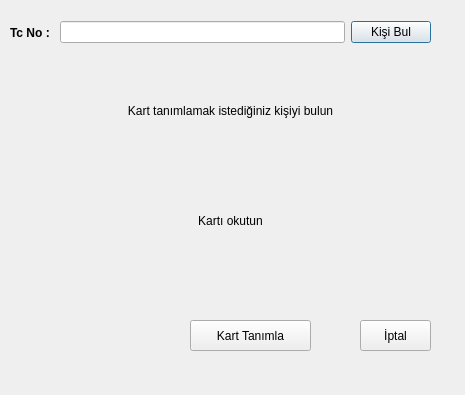
<?xml version="1.0" encoding="UTF-8"?>
<ui version="4.0">
 <class>Dialog</class>
 <widget class="QDialog" name="Dialog">
  <property name="geometry">
   <rect>
    <x>0</x>
    <y>0</y>
    <width>465</width>
    <height>395</height>
   </rect>
  </property>
  <property name="windowTitle">
   <string>Kart Tanımlama Ekranı</string>
  </property>
  <property name="windowIcon">
   <iconset>
    <normaloff>../simgeler/kart_tanimla.png</normaloff>../simgeler/kart_tanimla.png</iconset>
  </property>
  <property name="windowOpacity">
   <double>1.000000000000000</double>
  </property>
  <widget class="QLabel" name="label_uyari">
   <property name="geometry">
    <rect>
     <x>10</x>
     <y>70</y>
     <width>441</width>
     <height>81</height>
    </rect>
   </property>
   <property name="font">
    <font>
     <pointsize>9</pointsize>
    </font>
   </property>
   <property name="text">
    <string>Kart tanımlamak istediğiniz kişiyi bulun</string>
   </property>
   <property name="alignment">
    <set>Qt::AlignCenter</set>
   </property>
  </widget>
  <widget class="QLabel" name="label_kisi">
   <property name="geometry">
    <rect>
     <x>10</x>
     <y>160</y>
     <width>441</width>
     <height>121</height>
    </rect>
   </property>
   <property name="font">
    <font>
     <pointsize>9</pointsize>
    </font>
   </property>
   <property name="text">
    <string>Kartı okutun</string>
   </property>
   <property name="alignment">
    <set>Qt::AlignCenter</set>
   </property>
  </widget>
  <widget class="QWidget" name="layoutWidget">
   <property name="geometry">
    <rect>
     <x>10</x>
     <y>20</y>
     <width>421</width>
     <height>25</height>
    </rect>
   </property>
   <layout class="QHBoxLayout" name="horizontalLayout">
    <item>
     <widget class="QLabel" name="label_tcBul">
      <property name="font">
       <font>
        <pointsize>9</pointsize>
        <weight>75</weight>
        <bold>true</bold>
       </font>
      </property>
      <property name="text">
       <string>Tc No : </string>
      </property>
     </widget>
    </item>
    <item>
     <widget class="QLineEdit" name="lineEdit_tcBul">
      <property name="font">
       <font>
        <pointsize>9</pointsize>
       </font>
      </property>
      <property name="inputMethodHints">
       <set>Qt::ImhDigitsOnly|Qt::ImhPreferNumbers</set>
      </property>
      <property name="maxLength">
       <number>11</number>
      </property>
      <property name="placeholderText">
       <string/>
      </property>
     </widget>
    </item>
    <item>
     <widget class="QPushButton" name="pushButton_kisiBul">
      <property name="text">
       <string>Kişi Bul</string>
      </property>
     </widget>
    </item>
   </layout>
  </widget>
  <widget class="QPushButton" name="pushButton_kartTanimla">
   <property name="geometry">
    <rect>
     <x>190</x>
     <y>320</y>
     <width>121</width>
     <height>31</height>
    </rect>
   </property>
   <property name="text">
    <string>Kart Tanımla</string>
   </property>
  </widget>
  <widget class="QPushButton" name="pushButton_iptal">
   <property name="geometry">
    <rect>
     <x>360</x>
     <y>320</y>
     <width>71</width>
     <height>31</height>
    </rect>
   </property>
   <property name="text">
    <string>İptal</string>
   </property>
  </widget>
 </widget>
 <resources/>
 <connections>
  <connection>
   <sender>pushButton_iptal</sender>
   <signal>released()</signal>
   <receiver>Dialog</receiver>
   <slot>reject()</slot>
   <hints>
    <hint type="sourcelabel">
     <x>389</x>
     <y>335</y>
    </hint>
    <hint type="destinationlabel">
     <x>232</x>
     <y>197</y>
    </hint>
   </hints>
  </connection>
 </connections>
</ui>
